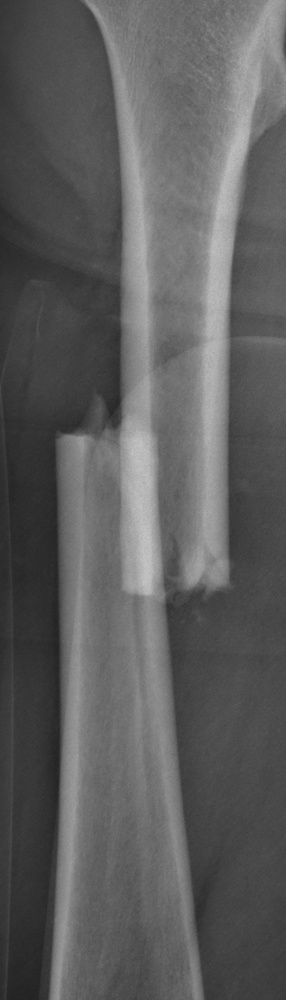
#> input picture Images/Broken/ok9.jpg, 286 x 1000 px, shrunk from 648 x 2267 before the run, found by its file name
$ python Fracture.py
#> lines starting #> are read from the running program, lines starting #| are printed output that depends on the picture; after the words box and inside, x2 and y2 are one past the last pixel; in counts of white or black regions, pixels touching at a corner belong together
import cv2
import numpy as np
import math
import matplotlib.pyplot as plt
import collections
from PIL import Image


def make_square(im, min_size=256, fill_color=(0, 0, 0, 0)):

    x, y = im.size
    print(x)
    print(y)
    size = max(min_size, x, y)
    new_im = Image.new('RGBA', (size, size), fill_color)
    new_im.paste(im, ((size - x) / 2, (size - y) / 2))
    return new_im

def find_coeffs(x1, y1, x2, y2):

    # Just to avoid division by zero error
    if x2 - x1 == 0:
        den = 0.1
    else:
        den = x2 - x1

    a = float(y2 - y1) / (den)
    b = y1 - a * x1
    return a, b


def find_maximums(points, thresh):
    over = False
    local_points = {}
    local_max = 0  # our values can't go lower than 0
    cur_idx = 0

    for (k, v) in points.items():
        if over:
            if v > local_max:
                local_max = v
                cur_idx = k
            elif v <= thresh:
                local_points[cur_idx] = local_max
                over = False
                local_max = 0
        else:
            if v > thresh:
                local_max = v
                cur_idx = k
                over = True
    return local_points


if __name__ == '__main__':


    #PARAMETER SETTING
    clean_img = False
    usingAvg = True
    maxLines = 4
    interval = 5
    gaussianWindow = 5
    cannyWindow = 24


    broken = '/Users/leonardotanzi/Desktop/FractureRecognition/Images/Broken/ok9.jpg'
    clean = '/Users/leonardotanzi/Desktop/FractureRecognition/Images/Unbroken/ok5.jpg'
    outLines = '/Users/leonardotanzi/Desktop/FractureRecognition/OutputFracture/houghLines.jpg'
    outCanny = '/Users/leonardotanzi/Desktop/FractureRecognition/OutputFracture/canny.jpg'
    outGraph = '/Users/leonardotanzi/Desktop/FractureRecognition/OutputFracture/graph.jpg'


    # We need to open the img twice, this is to retrieve the img dimensions
    if clean_img:
        img_h = Image.open(clean)
    else:
        img_h = Image.open(broken)
#> img_h is the input picture: PIL image 286x1000 L; min 34, max 199, mean 93.5

    width, height = img_h.size
#> width = 286; height = 1000
    diagonal = math.sqrt(width ** 2 + height ** 2)
#> diagonal = 1040.1

    if clean_img:
        img = cv2.imread(clean)
    else:
        img = cv2.imread(broken)
#> img: shape (1000, 286, 3); min 34, max 199, mean 93.5

    # Convert to grayscale
    gray = cv2.cvtColor(img, cv2.COLOR_BGR2GRAY)

    # Blur to remove noise
    blur = cv2.GaussianBlur(gray, (gaussianWindow, gaussianWindow), 0)

    # Find edges first is for clean image, second for unbroken, maxLines parameter must be adapted
    edges = cv2.Canny(blur, cannyWindow, cannyWindow * 3, apertureSize = 3)
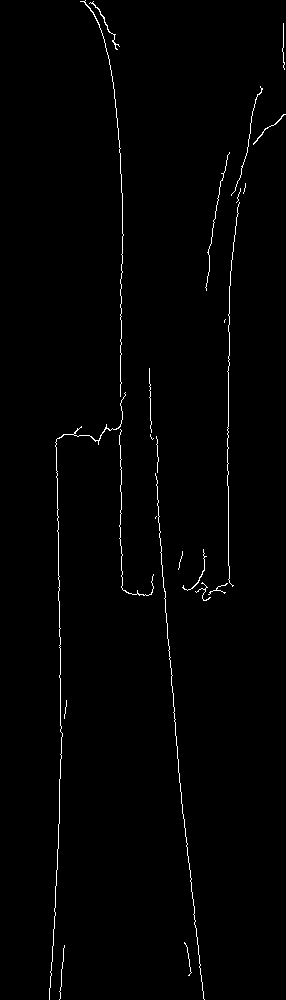
#> edges: shape (1000, 286); 1.1% white in thin lines or dots, all inside (x1, y1, x2, y2) = (49, 0, 286, 1000)

    # Erode and dilate with kernel window
    kernel_erode = cv2.getStructuringElement(cv2.MORPH_RECT, (1, 1))
    kernel_dilate = cv2.getStructuringElement(cv2.MORPH_RECT, (7, 7))
    boneEdges = cv2.erode(edges, kernel_erode, iterations = 2)
    boneEdges = cv2.dilate(boneEdges, kernel_dilate, iterations = 2)
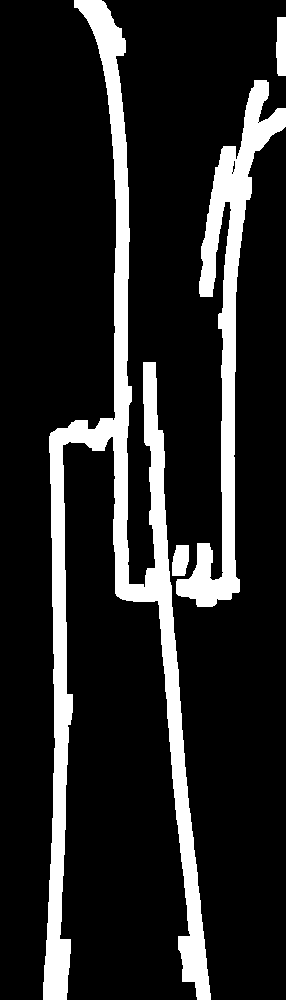
#> boneEdges: shape (1000, 286); 14.9% white; 4 white regions, box (x1, y1, x2, y2) and area: (43, 0, 211, 1000) 29408, (176, 80, 286, 607) 12326, (276, 17, 286, 76) 545, (172, 545, 189, 576) 451


    # Find lines with houghlines:
    # second arg is rho accuracy (that is 10 pixels in this case) and third is theta accuracy, fourth is the threshold
    # which means minimum vote it should get for it to be considered as a line.
    lines = cv2.HoughLines(boneEdges, 10, np.pi / 45, 1000)
#> lines = 92 rows, first 8: [120, 0], [60, 0], [-120, 3.07], [250, 0.0698], [-70, 3], [230, 0], [-90, 3], [270, 0.14]

    '''
    if __debug__:
        print(lines.shape)        # (337, 1, 2)
        print(lines[0].shape)     # (1, 2)
        print(lines[0][0].shape)  # (2,)

        print(lines)        # [[  modulo, angolo in rad ]]
        print(lines[0])     # [[  3.30000000e+02   2.09439516e-01]]
        print(lines[0][0])  # [  3.30000000e+02   2.09439516e-01]
    '''


    # Find the average between the first maxLines angles
    peak = 0
    count = 0
    totangle = 0


    for i in range(maxLines):
        for rho, theta in lines[i]:
            angle = (theta * 180) / math.pi
            if angle > 90: #if angle is for example 175, convert it to -5 in order to compute the correct avg
                angle -= 180
            totangle += angle
            count += 1

    peak = totangle / count

    rightInterval = peak + interval
    leftInterval = peak - interval

    print("Peak is = %f\n" % peak)
    print("Interval is from %f to %f\n" % (leftInterval, rightInterval))

    # Above threshold there are all the lines that must be taken into account
    # first maxLines have a weight in order to distinguish them
    th_occ = {}
    threshold = 10
    weight = 10
    i = 0

    for line in lines:
        for rho, theta in line:
            theta_degs = int(theta * 180 / math.pi)
            if theta_degs in th_occ:
                if i < maxLines:
                    th_occ[theta_degs] += weight
                else:
                    th_occ[theta_degs] += 1
            else:
                if i < maxLines:
                    th_occ[theta_degs] = weight
                else:
                    th_occ[theta_degs] = 1
        i += 1
#> this loop made 92 passes
#> line on passes 1 to 12: [[120, 0]], [[60, 0]], [[-120, 3.07]], [[250, 0.0698]], [[-70, 3]], [[230, 0]], [[-90, 3]], [[270, 0.14]], [[280, 0.279]], [[-100, 3.07]], [[260, 0.209]], [[170, 0.14]]
#> after the loop, i = 92; th_occ = 42 items


    ordered_occ = collections.OrderedDict(sorted(th_occ.items())) #order the tuples from 0° to 180°
#> ordered_occ = 42 items

    maximums = find_maximums(ordered_occ, threshold)  #find local maximum
#> the loop in find_maximums, `for (k, v) in points.items():` made 42 passes
#> (k, v, local_max, cur_idx, over) on pass 42: (176, 13, 13, 176, True)
#> (v, local_max, cur_idx, over) on pass 1: (24, 24, 0, True)
#> after the loop in find_maximums, `for (k, v) in points.items():`: local_points = {0: 24}
#> maximums = {0: 24}

    '''
    ITEMS():

    dict = {'Name': 'Zara', 'Age': 7}
    print "Value : %s" % dict.items()
    When we run above program it produces following result:
    Value: [('Age', 7), ('Name', 'Zara')]

    ORDEREDDICT():

    Ordered dictionaries are just like regular dictionaries but they remember the order that items were inserted.
    When iterating over an ordered dictionary, the items are returned in the order their keys were first added.
    '''

    # Here we define the limit of the interval in the range 0° - 180°, just to draw them correctly

    if rightInterval > 180:
        rightInterval -= 180
    if rightInterval < 0:
        rightInterval += 180

    if leftInterval > 180:
        leftInterval -= 180
    if leftInterval < 0:
        leftInterval += 180

    if peak < 0:
        peak += 180
    if peak > 180:
        peak -= 180

    plt.scatter(maximums.keys(), maximums.values(), marker='x', color='r')
    plt.plot(ordered_occ.keys(), ordered_occ.values())
    plt.plot((0, 180), (threshold, threshold), linestyle = '--')
    plt.axvline(x = peak, color = 'b')
    plt.axvline(x = rightInterval, color = 'r', linestyle = ':')
    plt.axvline(x = leftInterval, color = 'r', linestyle = ':')
    plt.xlabel("Theta")
    plt.ylabel("Weight")
    plt.savefig(outGraph)
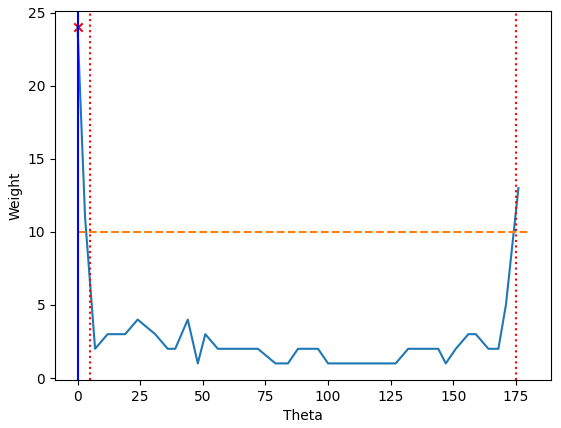
#> figure drawn by matplotlib, 1 panel; curve peaks at x = 0, y = 24

    broken = False
    end = False

    if usingAvg == False:
        for rho, theta in lines[0]:
            peak = (theta * 180) / math.pi

    # Back to the negative value
    if peak > 90:
        peak -= 180

    # Draw the first maxLines
    for i in range(maxLines):
        for rho, theta in lines[i]:
            a = np.cos(theta)
            b = np.sin(theta)
            x0 = a * rho
            y0 = b * rho

            # height id the lines len
            x1 = int(x0 + height * (-b))
            y1 = int(y0 + height * a)
            x2 = int(x0 - height * (-b))
            y2 = int(y0 - height * a)

            # convert in degree
            angle = (theta * 180) / math.pi

            # ex: set 175° to -5°
            if angle > 90:
                angle -= 180

            print("Lines %d: Theta %f and Rho %f\n" % (i + 1, angle, rho))

            cv2.line(img, (x1, y1), (x2, y2), (0, 0, 255), 3)

            a, b = find_coeffs(x1, y1, x2, y2)
            cv2.circle(img, (int(-b / a), 0), 20, (0, 255, 255), thickness = -1)  # -1 thickness is for
            cv2.circle(img, (int((height - b)/a), int(height)), 20, (0, 255, 0), thickness = -1)

            if abs(angle - peak) > interval:
                broken = True
                break
        if end:
            break
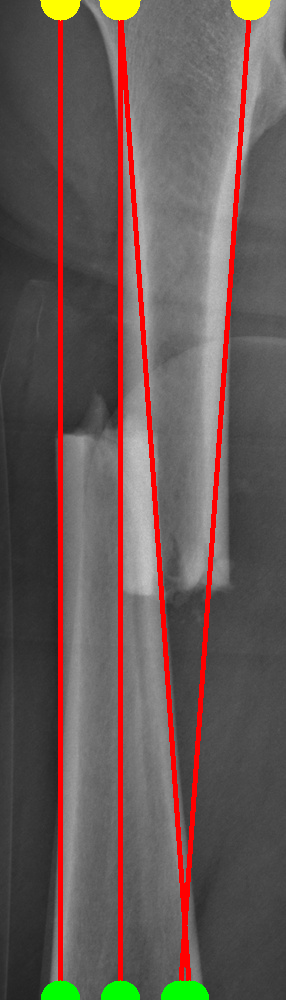
#> img: shape (1000, 286, 3); mean B, G, R 84.8, 88.4, 103.4

    if broken:
        print("Broken!\n")
    else:
        print("Unbroken!\n")

    cv2.imwrite(outLines, img)
    cv2.imwrite(outCanny, boneEdges)

    #new_image = make_square(img)
    #new_image.show()

$ run again, with Images/Broken/ok1.jpg copied over Images/Broken/ok9.jpg
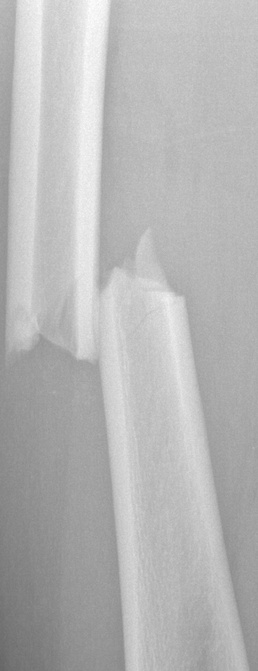
#> input picture Images/Broken/ok1.jpg, 258 x 671 px, shrunk from 586 x 1522 before the run, found by its file name
#> img_h is the input picture: PIL image 258x671 L; min 102, max 254, mean 181.9
#> `edges = cv2.Canny(blur, cannyWindow, cannyWindow * 3, apertureSize = 3)`:
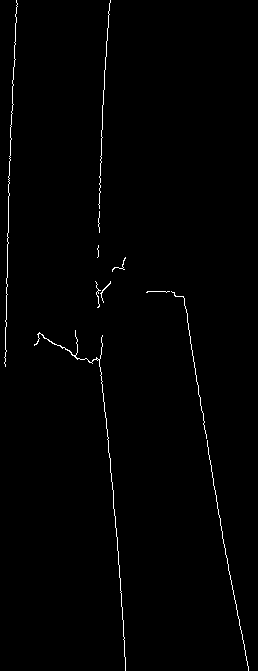
#> edges: shape (671, 258); 0.92% white in thin lines or dots
#> boneEdges: shape (671, 258); 13.2% white; 5 white regions, box (x1, y1, x2, y2) and area: (28, 324, 132, 671) 6487, (140, 285, 255, 671) 6299, (0, 0, 24, 373) 5071, (91, 0, 117, 264) 3652, (89, 251, 132, 314) 1400
#> lines = 44 rows, first 8: [-80, 3.07], [100, 0], [-110, 2.93], [10, 0], [110, 0.0698], [20, 0.0698], [-140, 3], [-40, 3]
#> the loop `for line in lines:` made 44 passes
#> after the loop `for line in lines:`: i = 44; th_occ = 27 items
#> the loop in find_maximums, `for (k, v) in points.items():` made 27 passes
#> (k, v, local_max, cur_idx, over) on passes 25, 27: (168, 11, 11, 168, True), (176, 13, 13, 176, True)
#> after the loop in find_maximums, `for (k, v) in points.items():`: local_points = {0: 20, 168: 11}
#> after the loop `for i in range(maxLines):`:
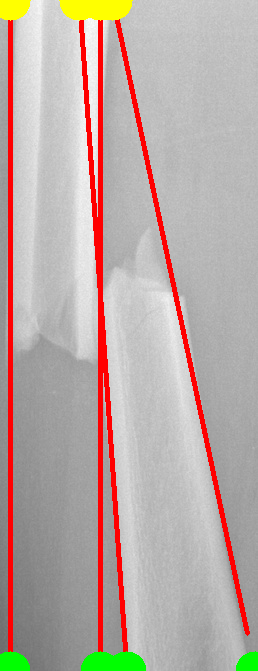
#> img: shape (671, 258, 3); mean B, G, R 165.3, 170.8, 186

$ run again, with Images/Broken/ok10.jpg copied over Images/Broken/ok9.jpg
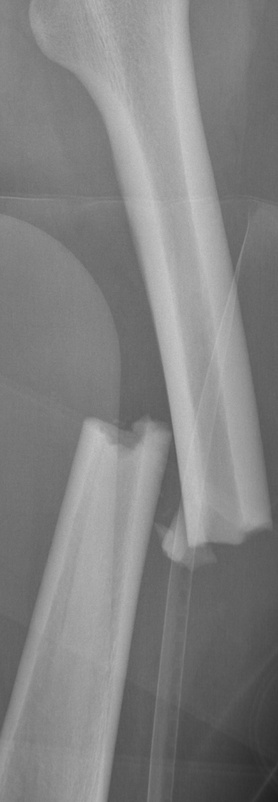
#> input picture Images/Broken/ok10.jpg, 278 x 802 px, shrunk from 630 x 1818 before the run, found by its file name
#> img_h is the input picture: PIL image 278x802 L; min 31, max 202, mean 129.6
#> `edges = cv2.Canny(blur, cannyWindow, cannyWindow * 3, apertureSize = 3)`:
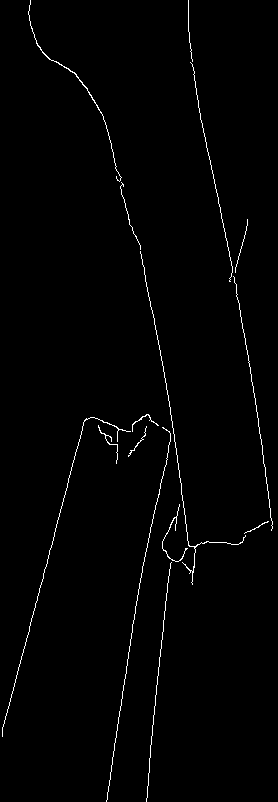
#> edges: shape (802, 278); 1.2% white in thin lines or dots
#> boneEdges: shape (802, 278); 16.9% white; 1 white region, box (x1, y1, x2, y2) and area: (0, 0, 278, 802) 37787
#> lines = 90 rows, first 8: [220, 0.14], [-80, 2.93], [-170, 2.93], [200, 0.0698], [200, 0.279], [260, 0.209], [-190, 3], [160, 0]
#> the loop `for line in lines:` made 90 passes
#> after the loop `for line in lines:`: i = 90; th_occ = 42 items
#> the loop in find_maximums, `for (k, v) in points.items():` made 42 passes
#> (k, v, local_max, cur_idx, over) on passes 2, 40: (3, 12, 12, 3, True), (168, 20, 20, 168, True)
#> after the loop in find_maximums, `for (k, v) in points.items():`: local_points = {3: 12, 168: 20}
#> after the loop `for i in range(maxLines):`:
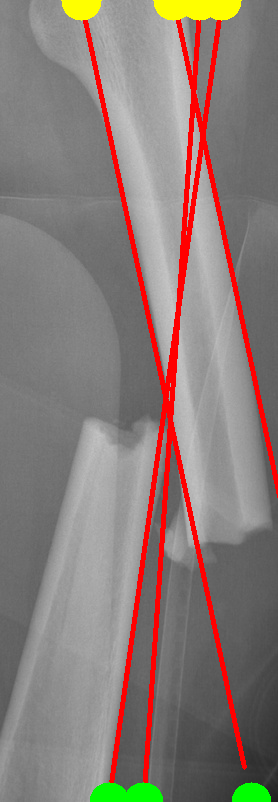
#> img: shape (802, 278, 3); mean B, G, R 119.7, 124.3, 137.3

$ run again, with Images/Broken/ok11.jpg copied over Images/Broken/ok9.jpg
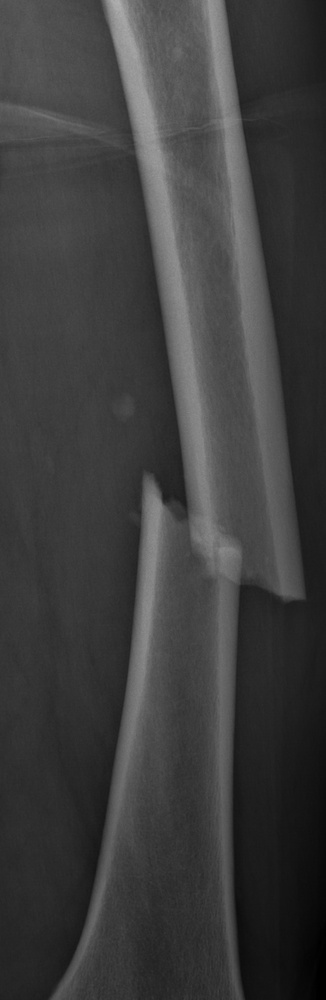
#> input picture Images/Broken/ok11.jpg, 326 x 1000 px, shrunk from 756 x 2321 before the run, found by its file name
#> img_h is the input picture: PIL image 326x1000 L; min 0, max 178, mean 62
#> `edges = cv2.Canny(blur, cannyWindow, cannyWindow * 3, apertureSize = 3)`:
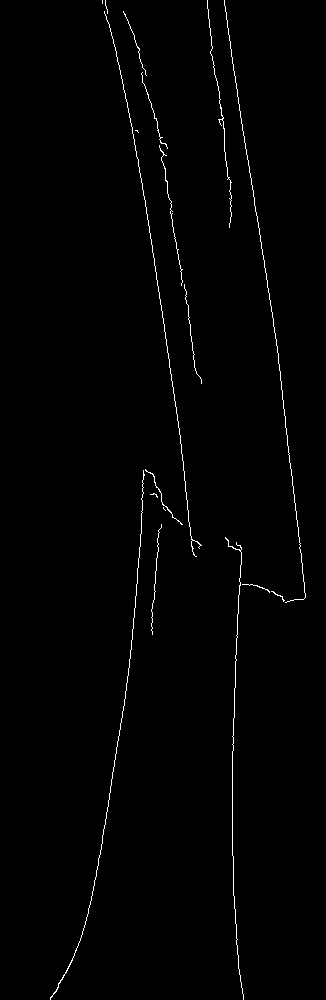
#> edges: shape (1000, 326); 0.97% white in thin lines or dots, all inside (x1, y1, x2, y2) = (50, 0, 306, 1000)
#> boneEdges: shape (1000, 326); 14.1% white; 4 white regions, box (x1, y1, x2, y2) and area: (44, 0, 208, 1000) 19675, (218, 0, 312, 1000) 16422, (117, 5, 208, 390) 6251, (201, 0, 238, 234) 3503
#> lines = 65 rows, first 8: [270, 0.209], [220, 0.14], [-110, 3], [-220, 3], [230, 0], [-140, 3], [170, 0.0698], [-100, 2.93]
#> the loop `for line in lines:` made 65 passes
#> after the loop `for line in lines:`: i = 65; th_occ = 31 items
#> the loop in find_maximums, `for (k, v) in points.items():` made 31 passes
#> (k, v, local_max, cur_idx, over) on passes 3, 30: (7, 11, 11, 7, True), (171, 22, 22, 171, True)
#> after the loop in find_maximums, `for (k, v) in points.items():`: local_points = {7: 11, 171: 22}
#> after the loop `for i in range(maxLines):`:
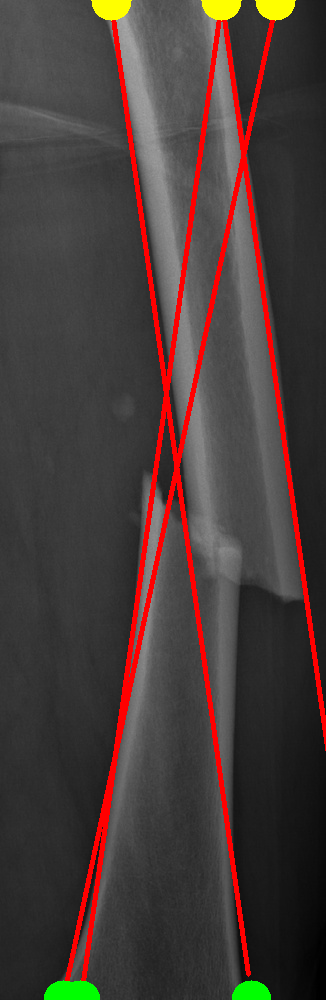
#> img: shape (1000, 326, 3); mean B, G, R 57.3, 60.1, 72.6
